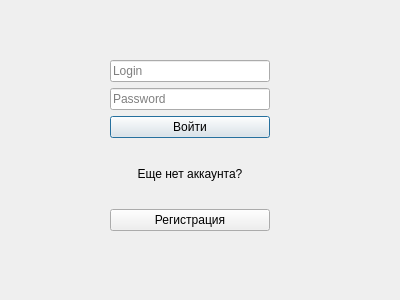
<?xml version="1.0" encoding="UTF-8"?>
<ui version="4.0">
 <class>AuthWindow</class>
 <widget class="QDialog" name="AuthWindow">
  <property name="geometry">
   <rect>
    <x>0</x>
    <y>0</y>
    <width>400</width>
    <height>300</height>
   </rect>
  </property>
  <property name="windowTitle">
   <string>Dialog</string>
  </property>
  <widget class="QWidget" name="verticalLayoutWidget_3">
   <property name="geometry">
    <rect>
     <x>110</x>
     <y>60</y>
     <width>160</width>
     <height>171</height>
    </rect>
   </property>
   <layout class="QVBoxLayout" name="verticalLayout_3">
    <item>
     <layout class="QVBoxLayout" name="verticalLayout_2">
      <item>
       <widget class="QLineEdit" name="loginInput">
        <property name="inputMask">
         <string/>
        </property>
        <property name="placeholderText">
         <string>Login</string>
        </property>
       </widget>
      </item>
      <item>
       <widget class="QLineEdit" name="passwordInput">
        <property name="inputMask">
         <string/>
        </property>
        <property name="placeholderText">
         <string>Password</string>
        </property>
       </widget>
      </item>
      <item>
       <layout class="QVBoxLayout" name="verticalLayout">
        <item>
         <widget class="QPushButton" name="loginButton">
          <property name="text">
           <string>Войти</string>
          </property>
         </widget>
        </item>
        <item>
         <widget class="QLabel" name="label">
          <property name="text">
           <string>Еще нет аккаунта?</string>
          </property>
          <property name="alignment">
           <set>Qt::AlignCenter</set>
          </property>
         </widget>
        </item>
        <item>
         <widget class="QPushButton" name="regButton">
          <property name="text">
           <string>Регистрация</string>
          </property>
         </widget>
        </item>
       </layout>
      </item>
     </layout>
    </item>
   </layout>
  </widget>
 </widget>
 <resources/>
 <connections/>
</ui>
